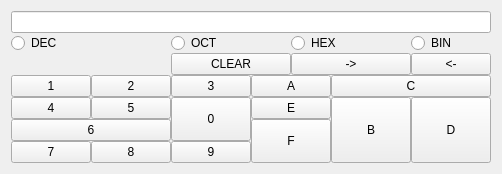
<?xml version="1.0" encoding="UTF-8"?>
<ui version="4.0">
 <class>Widget</class>
 <widget class="QWidget" name="Widget">
  <property name="geometry">
   <rect>
    <x>0</x>
    <y>0</y>
    <width>470</width>
    <height>172</height>
   </rect>
  </property>
  <property name="windowTitle">
   <string>KONVERTOR 3000</string>
  </property>
  <layout class="QHBoxLayout" name="horizontalLayout">
   <item>
    <layout class="QGridLayout" name="gridLayout_2">
     <property name="spacing">
      <number>0</number>
     </property>
     <item row="5" column="1">
      <widget class="QPushButton" name="BT5">
       <property name="sizePolicy">
        <sizepolicy hsizetype="Minimum" vsizetype="MinimumExpanding">
         <horstretch>0</horstretch>
         <verstretch>0</verstretch>
        </sizepolicy>
       </property>
       <property name="sizeIncrement">
        <size>
         <width>1</width>
         <height>1</height>
        </size>
       </property>
       <property name="text">
        <string>5</string>
       </property>
      </widget>
     </item>
     <item row="1" column="0" colspan="2">
      <widget class="QRadioButton" name="DEC">
       <property name="sizePolicy">
        <sizepolicy hsizetype="Minimum" vsizetype="MinimumExpanding">
         <horstretch>0</horstretch>
         <verstretch>0</verstretch>
        </sizepolicy>
       </property>
       <property name="text">
        <string>DEC</string>
       </property>
      </widget>
     </item>
     <item row="3" column="5" colspan="3">
      <widget class="QPushButton" name="BTC">
       <property name="sizePolicy">
        <sizepolicy hsizetype="Minimum" vsizetype="MinimumExpanding">
         <horstretch>0</horstretch>
         <verstretch>0</verstretch>
        </sizepolicy>
       </property>
       <property name="text">
        <string>C</string>
       </property>
      </widget>
     </item>
     <item row="7" column="1">
      <widget class="QPushButton" name="BT8">
       <property name="sizePolicy">
        <sizepolicy hsizetype="Minimum" vsizetype="MinimumExpanding">
         <horstretch>0</horstretch>
         <verstretch>0</verstretch>
        </sizepolicy>
       </property>
       <property name="sizeIncrement">
        <size>
         <width>1</width>
         <height>1</height>
        </size>
       </property>
       <property name="text">
        <string>8</string>
       </property>
      </widget>
     </item>
     <item row="2" column="6" colspan="2">
      <widget class="QPushButton" name="END">
       <property name="sizePolicy">
        <sizepolicy hsizetype="Minimum" vsizetype="MinimumExpanding">
         <horstretch>0</horstretch>
         <verstretch>0</verstretch>
        </sizepolicy>
       </property>
       <property name="text">
        <string>&lt;-</string>
       </property>
      </widget>
     </item>
     <item row="1" column="2" colspan="2">
      <widget class="QRadioButton" name="OCT">
       <property name="sizePolicy">
        <sizepolicy hsizetype="Minimum" vsizetype="MinimumExpanding">
         <horstretch>0</horstretch>
         <verstretch>0</verstretch>
        </sizepolicy>
       </property>
       <property name="text">
        <string>OCT</string>
       </property>
      </widget>
     </item>
     <item row="5" column="2" rowspan="2">
      <widget class="QPushButton" name="BT0">
       <property name="sizePolicy">
        <sizepolicy hsizetype="Minimum" vsizetype="MinimumExpanding">
         <horstretch>0</horstretch>
         <verstretch>0</verstretch>
        </sizepolicy>
       </property>
       <property name="text">
        <string>0</string>
       </property>
      </widget>
     </item>
     <item row="3" column="0">
      <widget class="QPushButton" name="BT1">
       <property name="sizePolicy">
        <sizepolicy hsizetype="Minimum" vsizetype="MinimumExpanding">
         <horstretch>0</horstretch>
         <verstretch>0</verstretch>
        </sizepolicy>
       </property>
       <property name="sizeIncrement">
        <size>
         <width>1</width>
         <height>1</height>
        </size>
       </property>
       <property name="text">
        <string>1</string>
       </property>
      </widget>
     </item>
     <item row="6" column="0" colspan="2">
      <widget class="QPushButton" name="BT6">
       <property name="sizePolicy">
        <sizepolicy hsizetype="Minimum" vsizetype="MinimumExpanding">
         <horstretch>0</horstretch>
         <verstretch>0</verstretch>
        </sizepolicy>
       </property>
       <property name="text">
        <string>6</string>
       </property>
      </widget>
     </item>
     <item row="1" column="6" colspan="2">
      <widget class="QRadioButton" name="BIN">
       <property name="sizePolicy">
        <sizepolicy hsizetype="Minimum" vsizetype="MinimumExpanding">
         <horstretch>0</horstretch>
         <verstretch>0</verstretch>
        </sizepolicy>
       </property>
       <property name="text">
        <string>BIN</string>
       </property>
      </widget>
     </item>
     <item row="3" column="1">
      <widget class="QPushButton" name="BT2">
       <property name="sizePolicy">
        <sizepolicy hsizetype="Minimum" vsizetype="MinimumExpanding">
         <horstretch>0</horstretch>
         <verstretch>0</verstretch>
        </sizepolicy>
       </property>
       <property name="sizeIncrement">
        <size>
         <width>1</width>
         <height>1</height>
        </size>
       </property>
       <property name="text">
        <string>2</string>
       </property>
      </widget>
     </item>
     <item row="7" column="0">
      <widget class="QPushButton" name="BT7">
       <property name="sizePolicy">
        <sizepolicy hsizetype="Minimum" vsizetype="MinimumExpanding">
         <horstretch>0</horstretch>
         <verstretch>0</verstretch>
        </sizepolicy>
       </property>
       <property name="sizeIncrement">
        <size>
         <width>1</width>
         <height>1</height>
        </size>
       </property>
       <property name="text">
        <string>7</string>
       </property>
      </widget>
     </item>
     <item row="5" column="3" colspan="2">
      <widget class="QPushButton" name="BTE">
       <property name="sizePolicy">
        <sizepolicy hsizetype="Minimum" vsizetype="MinimumExpanding">
         <horstretch>0</horstretch>
         <verstretch>0</verstretch>
        </sizepolicy>
       </property>
       <property name="text">
        <string>E</string>
       </property>
      </widget>
     </item>
     <item row="1" column="4" colspan="2">
      <widget class="QRadioButton" name="HEX">
       <property name="sizePolicy">
        <sizepolicy hsizetype="Minimum" vsizetype="MinimumExpanding">
         <horstretch>0</horstretch>
         <verstretch>0</verstretch>
        </sizepolicy>
       </property>
       <property name="text">
        <string>HEX</string>
       </property>
      </widget>
     </item>
     <item row="2" column="2" colspan="2">
      <widget class="QPushButton" name="CLEAR">
       <property name="sizePolicy">
        <sizepolicy hsizetype="MinimumExpanding" vsizetype="MinimumExpanding">
         <horstretch>0</horstretch>
         <verstretch>0</verstretch>
        </sizepolicy>
       </property>
       <property name="sizeIncrement">
        <size>
         <width>1</width>
         <height>1</height>
        </size>
       </property>
       <property name="text">
        <string>CLEAR</string>
       </property>
       <property name="autoDefault">
        <bool>false</bool>
       </property>
       <property name="flat">
        <bool>false</bool>
       </property>
      </widget>
     </item>
     <item row="3" column="2">
      <widget class="QPushButton" name="BT3">
       <property name="sizePolicy">
        <sizepolicy hsizetype="Minimum" vsizetype="MinimumExpanding">
         <horstretch>0</horstretch>
         <verstretch>0</verstretch>
        </sizepolicy>
       </property>
       <property name="sizeIncrement">
        <size>
         <width>1</width>
         <height>1</height>
        </size>
       </property>
       <property name="text">
        <string>3</string>
       </property>
      </widget>
     </item>
     <item row="7" column="2">
      <widget class="QPushButton" name="BT9">
       <property name="sizePolicy">
        <sizepolicy hsizetype="Minimum" vsizetype="MinimumExpanding">
         <horstretch>0</horstretch>
         <verstretch>0</verstretch>
        </sizepolicy>
       </property>
       <property name="sizeIncrement">
        <size>
         <width>1</width>
         <height>1</height>
        </size>
       </property>
       <property name="text">
        <string>9</string>
       </property>
      </widget>
     </item>
     <item row="3" column="3" colspan="2">
      <widget class="QPushButton" name="BTA">
       <property name="sizePolicy">
        <sizepolicy hsizetype="Minimum" vsizetype="Minimum">
         <horstretch>0</horstretch>
         <verstretch>0</verstretch>
        </sizepolicy>
       </property>
       <property name="text">
        <string>A</string>
       </property>
      </widget>
     </item>
     <item row="6" column="3" rowspan="2" colspan="2">
      <widget class="QPushButton" name="BTF">
       <property name="sizePolicy">
        <sizepolicy hsizetype="Minimum" vsizetype="Expanding">
         <horstretch>0</horstretch>
         <verstretch>0</verstretch>
        </sizepolicy>
       </property>
       <property name="text">
        <string>F</string>
       </property>
      </widget>
     </item>
     <item row="5" column="6" rowspan="3" colspan="2">
      <widget class="QPushButton" name="BTD">
       <property name="sizePolicy">
        <sizepolicy hsizetype="Minimum" vsizetype="MinimumExpanding">
         <horstretch>0</horstretch>
         <verstretch>0</verstretch>
        </sizepolicy>
       </property>
       <property name="text">
        <string>D</string>
       </property>
      </widget>
     </item>
     <item row="2" column="4" colspan="2">
      <widget class="QPushButton" name="START">
       <property name="sizePolicy">
        <sizepolicy hsizetype="Minimum" vsizetype="MinimumExpanding">
         <horstretch>0</horstretch>
         <verstretch>0</verstretch>
        </sizepolicy>
       </property>
       <property name="text">
        <string>-&gt;</string>
       </property>
      </widget>
     </item>
     <item row="0" column="0" colspan="8">
      <widget class="QLineEdit" name="Broj">
       <property name="sizePolicy">
        <sizepolicy hsizetype="Expanding" vsizetype="MinimumExpanding">
         <horstretch>0</horstretch>
         <verstretch>0</verstretch>
        </sizepolicy>
       </property>
      </widget>
     </item>
     <item row="5" column="0">
      <widget class="QPushButton" name="BT4">
       <property name="sizePolicy">
        <sizepolicy hsizetype="Minimum" vsizetype="MinimumExpanding">
         <horstretch>0</horstretch>
         <verstretch>0</verstretch>
        </sizepolicy>
       </property>
       <property name="sizeIncrement">
        <size>
         <width>1</width>
         <height>1</height>
        </size>
       </property>
       <property name="text">
        <string>4</string>
       </property>
      </widget>
     </item>
     <item row="5" column="5" rowspan="3">
      <widget class="QPushButton" name="BTB">
       <property name="sizePolicy">
        <sizepolicy hsizetype="Minimum" vsizetype="Expanding">
         <horstretch>0</horstretch>
         <verstretch>0</verstretch>
        </sizepolicy>
       </property>
       <property name="text">
        <string>B</string>
       </property>
      </widget>
     </item>
    </layout>
   </item>
  </layout>
 </widget>
 <layoutdefault spacing="6" margin="11"/>
 <resources/>
 <connections/>
</ui>
